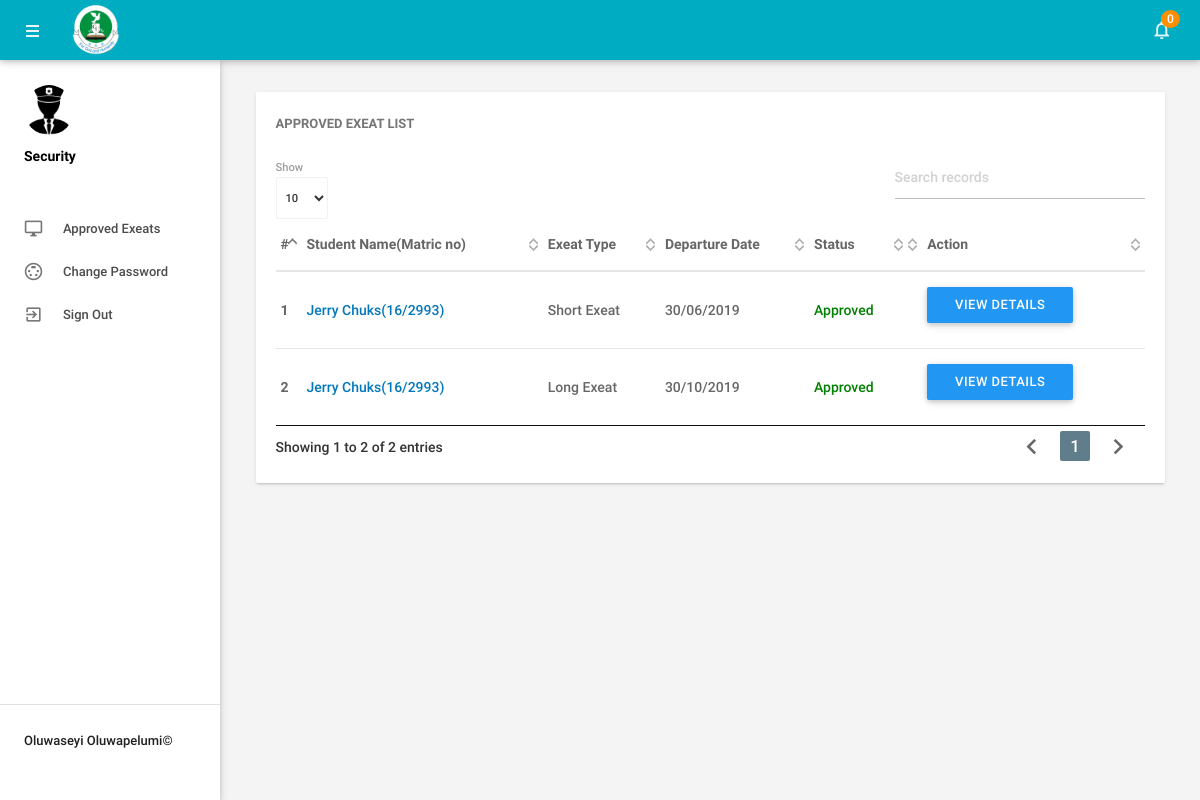
The page /security/approved-exeats.php (signed in) on the database its author committed.
### tables this page shows
CREATE TABLE IF NOT EXISTS `tblleaves` (
  `id` int(11) NOT NULL,
  `LeaveType` varchar(110) NOT NULL,
  `ToDate` varchar(120) NOT NULL,
  `FromDate` varchar(120) NOT NULL,
  `Description` mediumtext NOT NULL,
  `PostingDate` timestamp NOT NULL DEFAULT CURRENT_TIMESTAMP,
  `AdminRemark` mediumtext,
  `AdminRemarkDate` varchar(120) DEFAULT NULL,
  `Status` int(1) NOT NULL,
  `IsRead` int(1) NOT NULL,
  `empid` int(11) DEFAULT NULL
);

CREATE TABLE IF NOT EXISTS `tblemployees` (
  `id` int(11) NOT NULL,
  `EmpId` varchar(100) NOT NULL,
  `FirstName` varchar(150) NOT NULL,
  `LastName` varchar(150) NOT NULL,
  `EmailId` varchar(200) NOT NULL,
  `file_name` varchar(255) NOT NULL,
  `Password` varchar(180) NOT NULL,
  `Gender` varchar(100) NOT NULL,
  `Hostel` varchar(100) NOT NULL,
  `Dob` varchar(100) NOT NULL,
  `Department` varchar(255) NOT NULL,
  `Address` varchar(255) NOT NULL,
  `City` varchar(200) NOT NULL,
  `Country` varchar(150) NOT NULL,
  `Phonenumber` char(11) NOT NULL,
  `Status` int(1) NOT NULL,
  `RegDate` timestamp NOT NULL DEFAULT CURRENT_TIMESTAMP
);

### security/approved-exeats.php (the view, shortened to what this page needs)
<?php
include('includes/config.php');
if(strlen($_SESSION['alogin'])==0)
    {
header('location:index.php');
}
else{
 ?>
<!DOCTYPE html>
<html lang="en">
    <head>
        <link type="text/css" rel="stylesheet" href="../assets/plugins/materialize/css/materialize.min.css"/>
        <link href="../assets/plugins/material-preloader/css/materialPreloader.min.css" rel="stylesheet">
        <link href="../assets/plugins/datatables/css/jquery.dataTables.min.css" rel="stylesheet">
                <link href="../assets/plugins/google-code-prettify/prettify.css" rel="stylesheet" type="text/css"/>
        <link href="../assets/css/alpha.min.css" rel="stylesheet" type="text/css"/>
        <link href="../assets/css/custom.css" rel="stylesheet" type="text/css"/>
    </head>
    <body>
       <?php include('includes/header.php');?>
       <?php include('includes/sidebar.php');?>
            <main class="mn-inner">
                <div class="row">
                    <div class="col s12 m12 l12">
                        <div class="card">
                            <div class="card-content">
                                <span class="card-title">Approved Exeat List</span>
                                <table id="example" class="display responsive-table ">
                                    <thead>
                                        <tr>
                                            <th>#</th>
                                            <th>Student Name(Matric no)</th>
                                            <th>Exeat Type</th>
                                            <th>Departure Date</th>
                                             <th>Status</th>
                                            <th></th>
                                            <th align="center">Action</th>
                                        </tr>
                                    </thead>
                                    <tbody>
<?php
$status=1;
$sql = "SELECT tblleaves.id as lid,tblemployees.FirstName,tblemployees.LastName,tblemployees.EmpId,tblemployees.id,tblleaves.LeaveType,tblleaves.PostingDate,tblleaves.ToDate,tblleaves.Status from tblleaves join tblemployees on tblleaves.empid=tblemployees.id where tblleaves.Status=:status order by lid desc";
$query = $dbh -> prepare($sql);
$query->bindParam(':status',$status,PDO::PARAM_STR);
$query->execute();
$results=$query->fetchAll(PDO::FETCH_OBJ);
$cnt=1;
if($query->rowCount() > 0)
{
foreach($results as $result)
{
      ?>
                                        <tr>
                                            <td> <b><?php echo htmlentities($cnt);?></b></td>
                                            <td><a href="view-student.php?empid=<?php echo htmlentities($result->id);?>" target="_blank"><?php echo htmlentities($result->FirstName." ".$result->LastName);?>(<?php echo htmlentities($result->EmpId);?>)</a></td>
                                            <td><?php echo htmlentities($result->LeaveType);?></td>
                                            <td><?php echo htmlentities($result->ToDate);?> </td>
                                                                       <td><?php $stats=$result->Status;
if($stats==1){
                                             ?>
                                                 <span style="color: green">Approved</span>
                                                 <?php } if($stats==2)  { ?>
                                                <span style="color: red">Not Approved</span>
                                                 <?php } if($stats==0)  { ?>
 <span style="color: blue">waiting for approval</span>
 <?php } ?>
                                             </td>
          <td>
           <td><a href="exeat-details.php?leaveid=<?php echo htmlentities($result->lid);?>" class="waves-effect waves-light btn blue m-b-xs"  > View Details</a></td>
                                    </tr>
                                         <?php $cnt++;} }?>
                                    </tbody>
                                </table>
                            </div>
                        </div>
                    </div>
                </div>
            </main>
        </div>
        <div class="left-sidebar-hover"></div>
    </body>
</html>
<?php } ?>

### rows shown on the page
tblleaves: tblemployees.FirstName+LastName "Jerry Chuks", tblemployees.EmpId "16/2993", LeaveType "Short Exeat", ToDate "30/06/2019", Status "Approved"
tblleaves: tblemployees.FirstName+LastName "Jerry Chuks", tblemployees.EmpId "16/2993", LeaveType "Long Exeat", ToDate "30/10/2019", Status "Approved"

### other values the page prints
$unreadcount "0"
